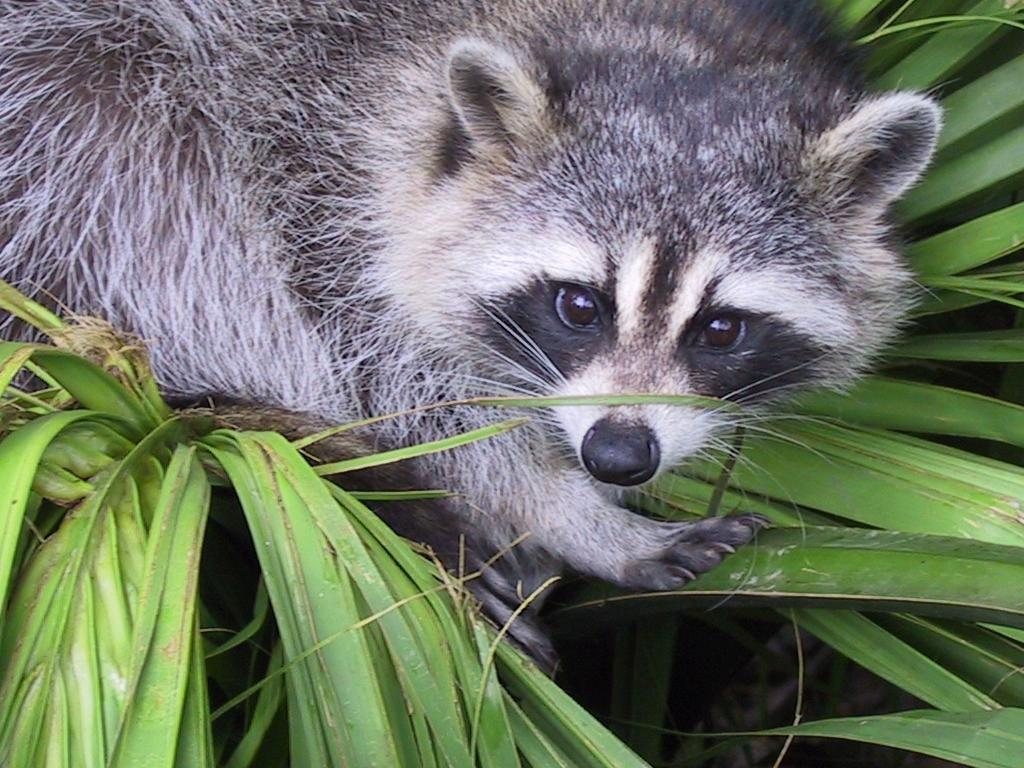
#> input picture 1-Array/animal.jpeg, 1024 x 768 px, found by its file name
$ python load_image.py
#> lines starting #> are read from the running program, lines starting #| are printed output that depends on the picture
### 1-Array/ex04/rotate.py
import numpy as np

def ft_rotate(image: list) -> list:

    middle_row_image = len(image) // 2
    middle_column_image = len(image[0]) // 2
    new_image = image[middle_row_image - 200:middle_row_image + 200, middle_column_image - 200:middle_column_image +200]

    transposed_array = []
    for j in range(len(new_image[0])):
        row = []
        for i in range(len(new_image)):
            row.append(new_image[i][j])
        transposed_array.append(row)

    return transposed_array

### 1-Array/ex04/load_image.py
import cv2
from rotate import ft_rotate
import matplotlib.pyplot as plt
import numpy as np


def ft_load(path: str) -> list:

    if not path.lower().endswith((".jpg", ".jpeg")):
        raise ValueError("Only JPG and JPEG formats are supported")

    im = cv2.imread(path)
    if im is None:
        raise ValueError("Cannot load image")

    im = cv2.cvtColor(im, cv2.COLOR_BGR2GRAY)

    return im

def main():

    try:
        image = ft_load("animal.jpeg")
#> in ft_load, im is the input picture: shape (768, 1024, 3); mean B, G, R 102.1, 117.7, 110.7
#> in ft_load, `im = cv2.cvtColor(im, cv2.COLOR_BGR2GRAY)`:
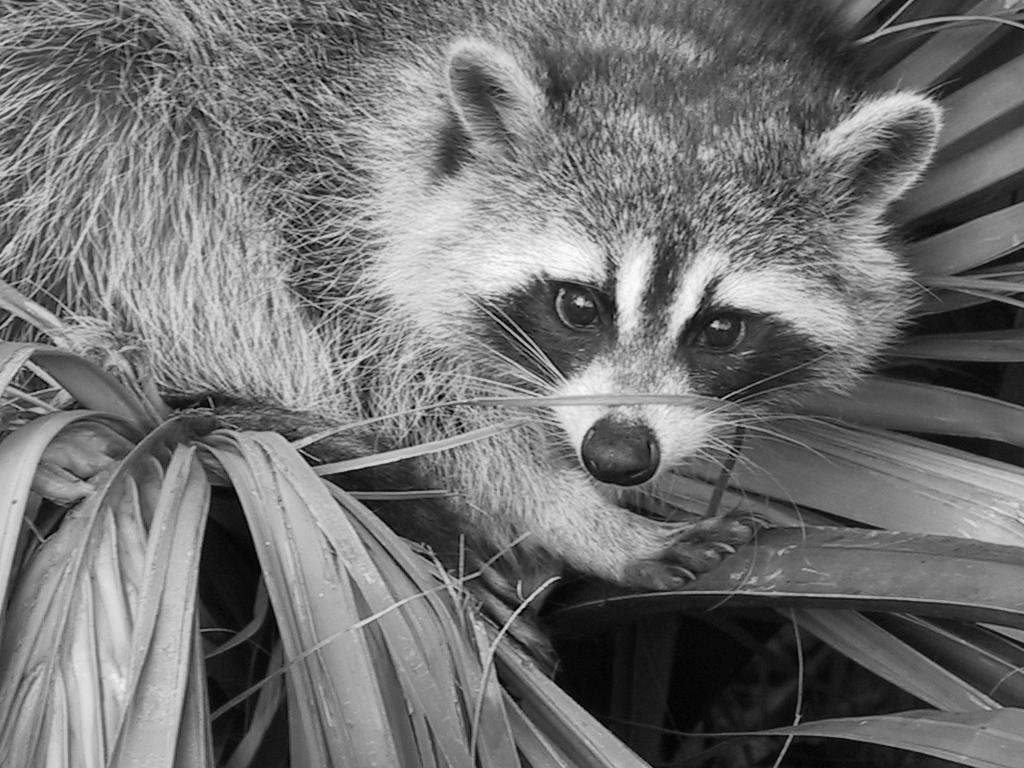
#> im: shape (768, 1024); min 0, max 253, mean 113.8
        print("The shape of the image is ", image.shape)
#| The shape of the image is  (768, 1024)
        print(image)
#> (printed output is left out)

        new_image = np.array(ft_rotate(image))
#> in ft_rotate, `middle_row_image = len(image) // 2`: middle_row_image = 384
#> in ft_rotate, `middle_column_image = len(image[0]) // 2`: middle_column_image = 512
#> in ft_rotate, `new_image = image[middle_row_image - 200:middle_row_image + 200, middl..`:
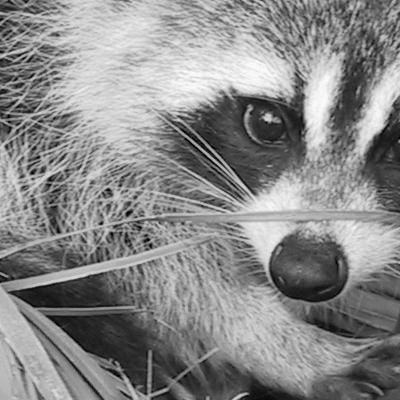
#> new_image: shape (400, 400); min 0, max 253, mean 136.9
#> after the loop in ft_rotate, `for j in range(len(new_image[0])):`: transposed_array = 400 items
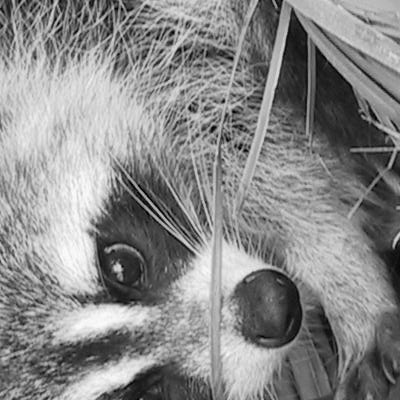
#> new_image: shape (400, 400); min 0, max 253, mean 136.9
        print("New shape after transpose:", new_image.shape)
#| New shape after transpose: (400, 400)
        print(new_image)
#> (printed output is left out)

        fig, ax = plt.subplots()
        ax.imshow(new_image, cmap="gray")
        plt.show()
    except (ValueError, TypeError) as e:
        print("Error:", e)


if __name__== "__main__":
    main()

$ run again, with 1-Array/pexels-grizzly-16314764.jpg copied over 1-Array/animal.jpeg
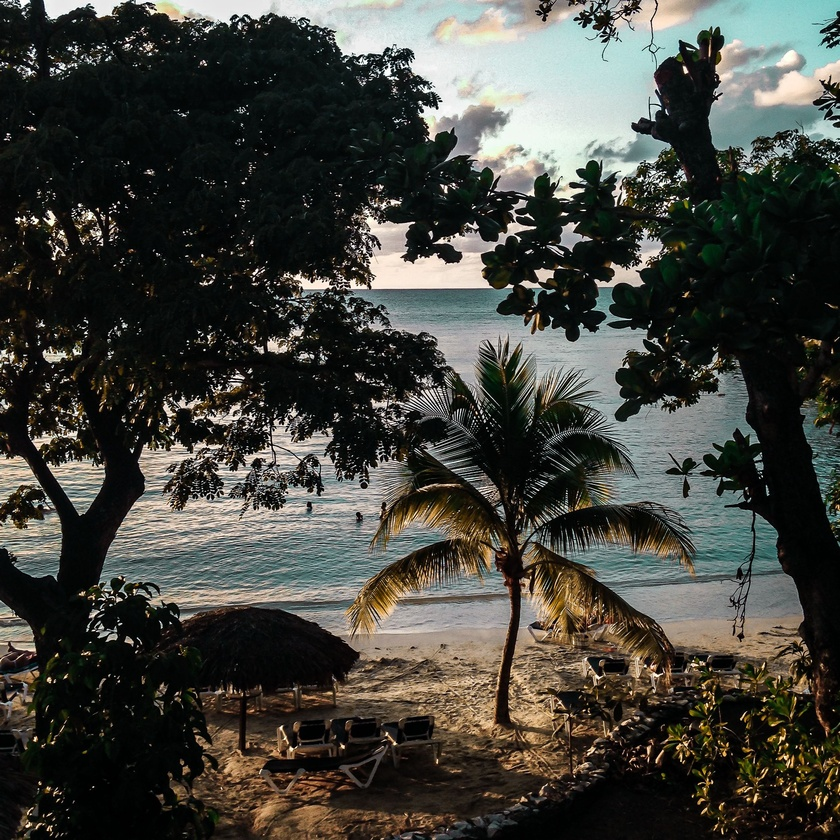
#> input picture 1-Array/pexels-grizzly-16314764.jpg, 840 x 840 px, shrunk from 2379 x 2379 before the run, found by its file name
#> in ft_load, im is the input picture: shape (840, 840, 3); mean B, G, R 61.5, 67.7, 67.4
#> im: shape (840, 840)
#| The shape of the image is  (840, 840)
#> (printed output is left out)
#> middle_row_image = 420
#> in ft_rotate, `new_image = image[middle_row_image - 200:middle_row_image + 200, middl..`:
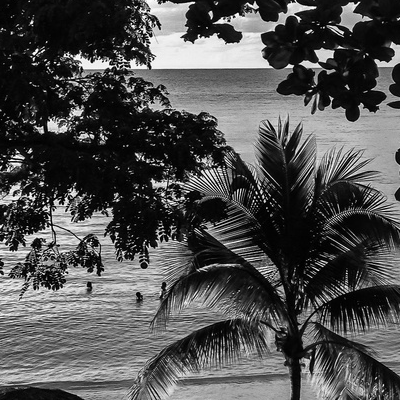
#> new_image: shape (400, 400); min 0, max 255, mean 80.3
#> after the loop in ft_rotate, `for j in range(len(new_image[0])):`: transposed_array = 400 items
#> in main, `new_image = np.array(ft_rotate(image))`:
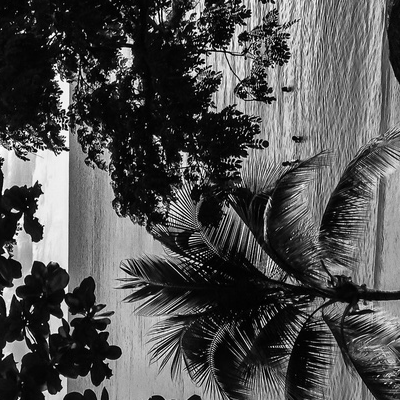
#> new_image: shape (400, 400); min 0, max 255, mean 80.3
#| New shape after transpose: (400, 400)
#> (printed output is left out)
